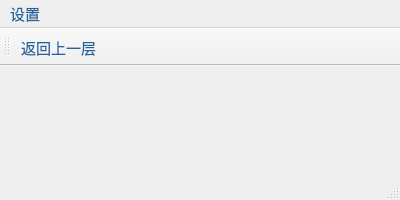
<?xml version="1.0" encoding="UTF-8"?>
<ui version="4.0">
 <class>MainWindow</class>
 <widget class="QMainWindow" name="MainWindow">
  <property name="geometry">
   <rect>
    <x>0</x>
    <y>0</y>
    <width>400</width>
    <height>200</height>
   </rect>
  </property>
  <property name="minimumSize">
   <size>
    <width>400</width>
    <height>200</height>
   </size>
  </property>
  <property name="maximumSize">
   <size>
    <width>400</width>
    <height>200</height>
   </size>
  </property>
  <property name="windowTitle">
   <string>业务密码设置</string>
  </property>
  <property name="windowIcon">
   <iconset>
    <normaloff>resources/ico/new_logo.ico</normaloff>resources/ico/new_logo.ico</iconset>
  </property>
  <property name="styleSheet">
   <string notr="true">*{	
	font-family:微软雅黑;
	font-size:15px;
	color: #1d649c;
}</string>
  </property>
  <widget class="QWidget" name="centralwidget"/>
  <widget class="QMenuBar" name="menubar">
   <property name="geometry">
    <rect>
     <x>0</x>
     <y>0</y>
     <width>400</width>
     <height>26</height>
    </rect>
   </property>
   <widget class="QMenu" name="menu">
    <property name="title">
     <string>设置</string>
    </property>
    <addaction name="action_1"/>
   </widget>
   <addaction name="menu"/>
  </widget>
  <widget class="QStatusBar" name="statusbar"/>
  <widget class="QToolBar" name="toolBar">
   <property name="windowTitle">
    <string>toolBar</string>
   </property>
   <attribute name="toolBarArea">
    <enum>TopToolBarArea</enum>
   </attribute>
   <attribute name="toolBarBreak">
    <bool>false</bool>
   </attribute>
   <addaction name="action_1"/>
  </widget>
  <action name="action_1">
   <property name="icon">
    <iconset>
     <normaloff>resources/jpeg/sign_out.jpeg</normaloff>resources/jpeg/sign_out.jpeg</iconset>
   </property>
   <property name="text">
    <string>返回上一层</string>
   </property>
  </action>
 </widget>
 <resources/>
 <connections/>
</ui>
